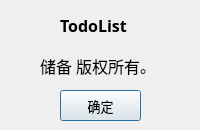
<?xml version="1.0" encoding="UTF-8"?>
<ui version="4.0">
 <class>AboutDlg</class>
 <widget class="QDialog" name="AboutDlg">
  <property name="geometry">
   <rect>
    <x>0</x>
    <y>0</y>
    <width>200</width>
    <height>130</height>
   </rect>
  </property>
  <property name="sizePolicy">
   <sizepolicy hsizetype="Preferred" vsizetype="Preferred">
    <horstretch>0</horstretch>
    <verstretch>0</verstretch>
   </sizepolicy>
  </property>
  <property name="minimumSize">
   <size>
    <width>200</width>
    <height>130</height>
   </size>
  </property>
  <property name="maximumSize">
   <size>
    <width>200</width>
    <height>130</height>
   </size>
  </property>
  <property name="windowTitle">
   <string>Dialog</string>
  </property>
  <widget class="QPushButton" name="pushButton">
   <property name="geometry">
    <rect>
     <x>60</x>
     <y>90</y>
     <width>81</width>
     <height>31</height>
    </rect>
   </property>
   <property name="font">
    <font>
     <family>微软雅黑</family>
     <pointsize>10</pointsize>
    </font>
   </property>
   <property name="text">
    <string>确定</string>
   </property>
  </widget>
  <widget class="QLabel" name="label">
   <property name="geometry">
    <rect>
     <x>60</x>
     <y>10</y>
     <width>91</width>
     <height>31</height>
    </rect>
   </property>
   <property name="font">
    <font>
     <family>微软雅黑</family>
     <pointsize>12</pointsize>
     <weight>75</weight>
     <bold>true</bold>
    </font>
   </property>
   <property name="text">
    <string>TodoList</string>
   </property>
  </widget>
  <widget class="QLabel" name="label_2">
   <property name="geometry">
    <rect>
     <x>40</x>
     <y>50</y>
     <width>131</width>
     <height>31</height>
    </rect>
   </property>
   <property name="font">
    <font>
     <family>微软雅黑</family>
     <pointsize>12</pointsize>
    </font>
   </property>
   <property name="text">
    <string>储备 版权所有。</string>
   </property>
  </widget>
 </widget>
 <resources/>
 <connections>
  <connection>
   <sender>pushButton</sender>
   <signal>clicked()</signal>
   <receiver>AboutDlg</receiver>
   <slot>accept()</slot>
   <hints>
    <hint type="sourcelabel">
     <x>185</x>
     <y>265</y>
    </hint>
    <hint type="destinationlabel">
     <x>199</x>
     <y>149</y>
    </hint>
   </hints>
  </connection>
 </connections>
</ui>
